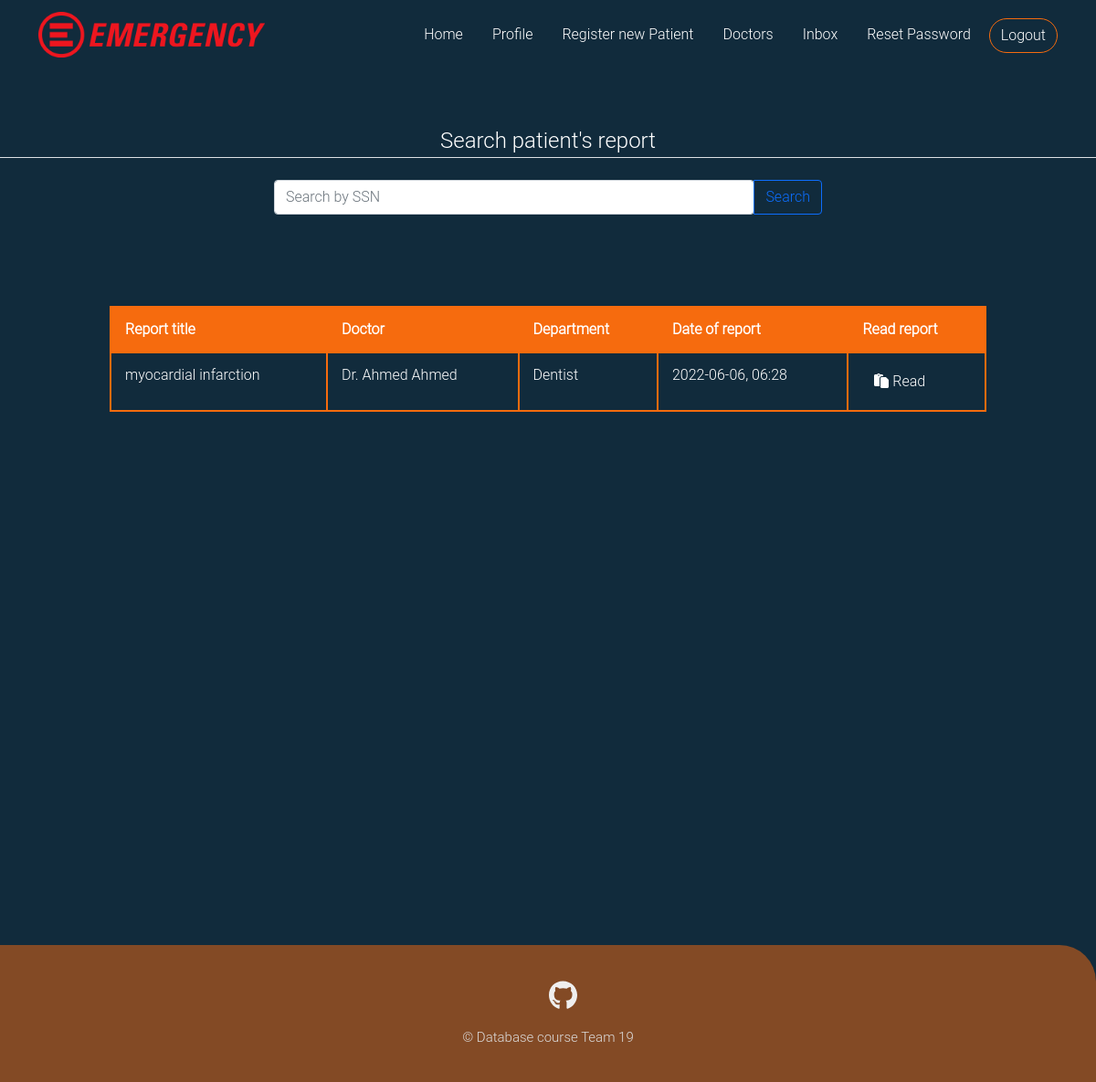
The app's page /search_patient/99999999999999 (signed in), older data.
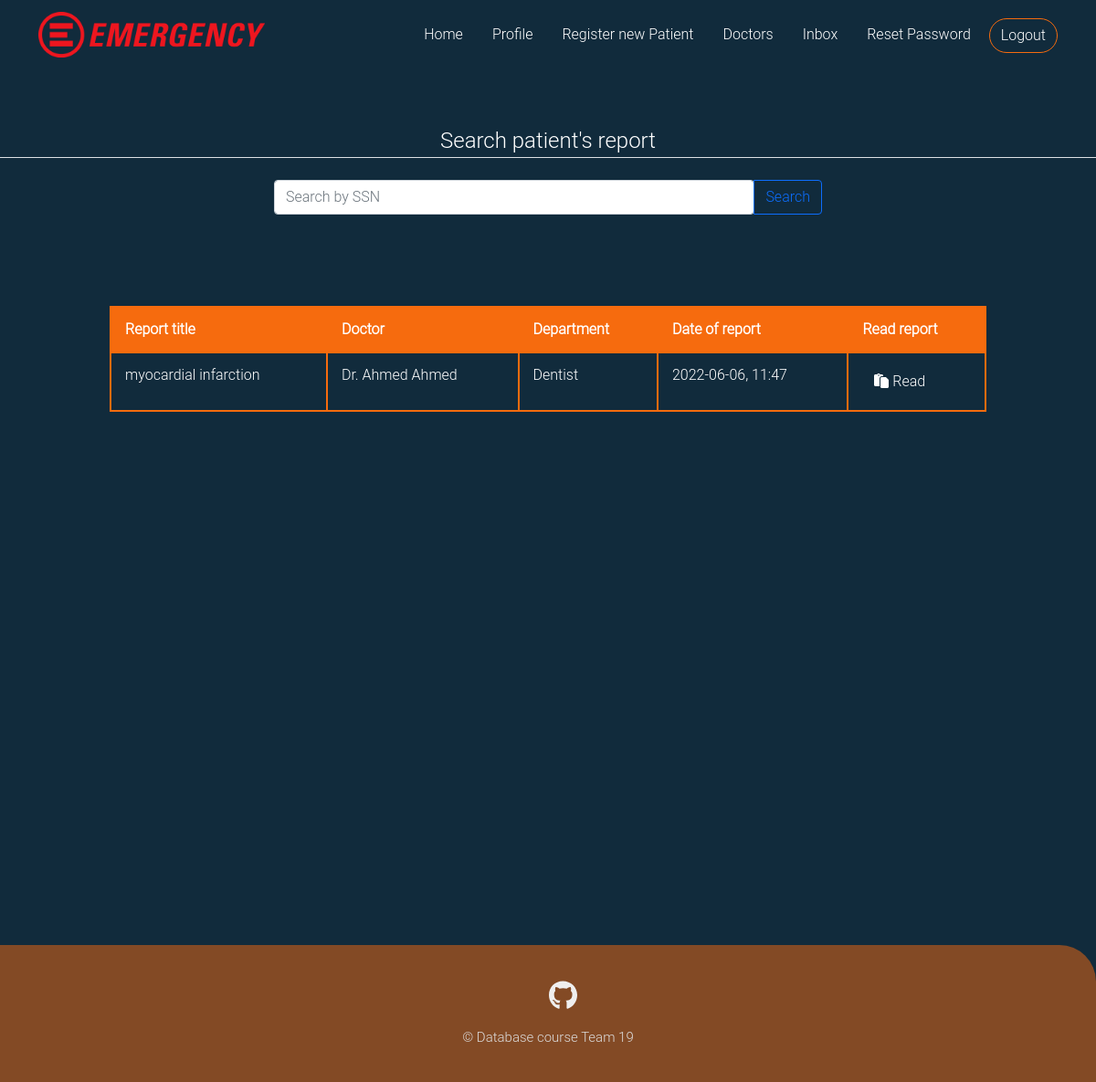
The same page, newer data.
### emergencydebartment/models.py (models this page shows, shortened)
class Report(db.Model):
    id = db.Column(db.Integer, primary_key=True)
    patient_id = db.Column(db.Integer, db.ForeignKey('patient.id'),nullable = False, default=99999999999999)
    doctor_id =  db.Column(db.Integer, db.ForeignKey('doctor.id'),nullable = False)
    patient_ssn = db.Column(db.Integer,nullable=False, default=99999999999999)
    date =  db.Column(db.DateTime, default = datetime.utcnow)
    title = db.Column(db.String(50),nullable = False )
    condition = db.Column(db.String(300))
    urgency = db.Column(db.String(7))
    treatment = db.Column(db.String(100))
    recommendation = db.Column(db.String(100))
    images = db.relationship('Images',  backref='Report', lazy=True, foreign_keys = 'Images.report_id')

class User(db.Model, UserMixin):
    __tablename__ = 'user_table'
    id = db.Column(db.Integer, primary_key=True)
    ssn = db.Column(db.Integer, unique=True,nullable=False)
    Fname = db.Column(db.String(20),nullable=False)
    Sname = db.Column(db.String(20))
    Lname = db.Column(db.String(20),nullable=False)
    gender = db.Column(db.String(6),nullable=False)
    phone = db.Column(db.String(11), default='Unknown')
    address = db.Column(db.String(70), default='Unknown')
    birth_date = db.Column(db.DateTime,nullable=False)
    user_role = db.Column(db.String(15), nullable=False, default='Patient')
    password = db.Column(db.String(61),nullable=False)

class Doctor(User):
    id = db.Column(db.Integer, db.ForeignKey('user_table.id'),primary_key=True)
    hiring_date = db.Column(db.DateTime, nullable=False,default = datetime.utcnow)
    salary = db.Column(db.Integer, nullable=False)
    speciallity = db.Column(db.String(80),nullable=False)
    image_file = db.Column(db.String(20),nullable = False, default='default.jpg')
    time_shift = db.Column(db.String(50))
    email = db.Column(db.String(20),unique=True,nullable=False)
    examination = db.relationship('Report',  backref='doctor', lazy=True, foreign_keys = 'Report.doctor_id')
    Inbox = db.relationship('Message',  backref='doctor', lazy=True, foreign_keys = 'Message.receiver_id')

### emergencydebartment/routes.py (the view, shortened to what this page needs)
@app.route("/search_patient/<int:patient_ssn>",methods=['GET','POST'])
@login_required(role = 'Doctor')
def search_patient(patient_ssn):
    reports = Report.query.filter_by(patient_ssn = patient_ssn)
    doctors_list = list()
    for report in reports:
        doctors_list.append(Doctor.query.get(report.doctor_id))
    final_patient = Patient.query.filter_by(ssn=patient_ssn).first()
    return render_template('search_patient.html', title = "search", patient = final_patient, report_doctor_list = list(zip(reports, doctors_list)))

### emergencydebartment/models.py (called while the page is built)
@login_manager.user_loader
def load_user(user_id):
    return User.query.get(int(user_id))

### emergencydebartment/routes.py (called while the page is built)
def login_required(role="ANY"):
    def wrapper(fn):
        @wraps(fn)
        def decorated_view(*args, **kwargs):
            if not current_user.is_authenticated:
              return login_manager.unauthorized()
            if current_user.user_role != 'Admin':
                if ((current_user.user_role != role) and (role != "ANY")):
                    return login_manager.unauthorized()
            return fn(*args, **kwargs)
        return decorated_view
    return wrapper

### emergencydebartment/templates/search_patient.html (shortened to what this page needs)
{% extends "layout.html" %}
{% block content %}
<legend class="border-bottom mb-4 legend align-text-center">Search patient's report </legend>
<link rel="stylesheet" href="../static/styles/table.css">
<link rel="stylesheet" href="../static/styles/box.css">
<form method='POST'>
    <div class="input-group" style="width: 50%; margin: auto; ">
        <input type="search" name="search" class="form-control rounded" placeholder="Search by SSN" aria-label="Search" aria-describedby="search-addon">
        <button type="submit" class="btn btn-outline-primary">Search</button>
      </div>
</form>
<div class="content-table nvisible" style="width: 80%; margin: auto; margin-top: 100px; ">
    <div class="scrollme">
                    {% if report_doctor_list %}
        <table class="table table-bordered table-responsive visible" >
            <thead>
                <tr >
                    <th scope="col">Report title</th>
                    <th scope="col">Doctor</th>
                    <th scope="col">Department</th>
                    <th scope="col" >Date of report</th>
                    <th scope="col" >Read report</th>
                </tr>
            </thead>
            <tbody>
                {% for report, doctor in report_doctor_list %}
                <tr>
                    <td>{{ report.title }}</td>
                    <td>Dr. {{ doctor.Fname + " " +doctor.Lname }}</td>
                    <td>{{ doctor.speciallity }}</td>
                    <td>{{ report.date.strftime("%Y-%m-%d, %H:%M") }}</td>
                    <td><a class="calling_btn btn rounded-pill main-btn " style="color:white ;" href="{{url_for('report', report_id=report.id)}} "> <i class="fa-solid fa-paste"></i> Read</a></a></td>
                </tr>
                {% endfor %}
            </tbody>
        </table>
        {% endif %}
    </div>
</div>
{% endblock %}

Row changes from the older to the newer data that the page shows:
changed Report "myocardial infarction": date "2022-06-06, 06:28" → "2022-06-06, 11:47"
